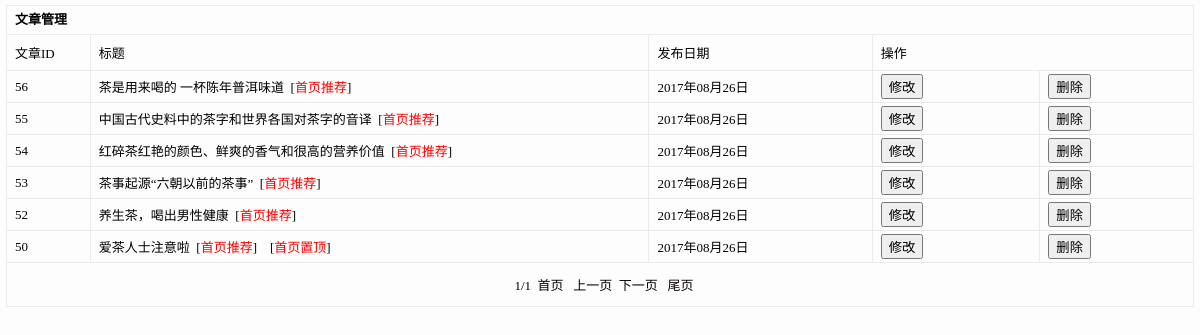
Page /admin/article_list.php (signed in) on the committed database.
### tables this page shows
CREATE TABLE `article` (
  `id` int(11) NOT NULL auto_increment COMMENT '文章id',
  `title` varchar(50) default NULL COMMENT '文章标题',
  `comefrom` varchar(20) default NULL COMMENT '来源',
  `pubdate` varchar(20) default NULL COMMENT '发布日期',
  `keywords` text COMMENT '关键字',
  `description` text COMMENT '描述',
  `content` text COMMENT '内容',
  `posid` varchar(20) default NULL COMMENT '推荐位',
  PRIMARY KEY  (`id`)
);

### admin/article_list.php (the view, shortened to what this page needs)
<?php
$total_num=mysql_num_rows(mysql_query("select * from article"));
$pagesize=10;
$page_num=ceil($total_num/$pagesize);
$page=$_GET['page'];
if($page<1 || $page==''){
	$page=1;
	}
$offset=$pagesize*($page-1);
$prepage=($page<>1)?$page-1:$page;
$nextpage=($page<>$page_num)?$page+1:$page;
$result=mysql_query("select * from article order by id desc limit $offset,$pagesize");
?>
<!DOCTYPE html PUBLIC "-//W3C//DTD XHTML 1.0 Transitional//EN" "http://www.w3.org/TR/xhtml1/DTD/xhtml1-transitional.dtd">
<html xmlns="http://www.w3.org/1999/xhtml">
<head>
<link href="css/table.css" rel="stylesheet" type="text/css" />
</head>
<body>
  <table width="100%" border="1" cellspacing="0" cellpadding="0">
    <tr>
      <td class="tt" colspan="5">文章管理</td>
    </tr>
    <tr>
      <td width="6%" height="35">文章ID</td>
      <td width="40%">标题</td>
      <td width="16%">发布日期</td>
      <td colspan="2">操作</td>
    </tr>
<?php
	if($total_num>0){
   while($row=mysql_fetch_array($result)){
?>
    <tr>
      <td height="31"><?php echo $row['id']?></td>
      <td><?php echo $row['title']?><?php if(strpos($row['posid'],'setindex')!==false){echo "&nbsp;&nbsp;[<span style='color:red;'>首页推荐</span>]&nbsp;&nbsp;";}if(strpos($row['posid'],'settop')!==false){echo "&nbsp;&nbsp;[<span style='color:red;'>首页置顶</span>]";}?></td>
      <td><?php echo $row['pubdate']?></td>
      <td width="12%"><input type="submit" name="button" id="button" value="修改" onclick="window.location.href='article_modify.php?id=<?php echo $row['id']?>'" /></td>
      <td width="11%"><input type="submit" name="button2" id="button2" value="删除" onclick="window.location.href='article_delete.php?id=<?php echo $row['id']?>'" /></td>
    </tr>
<?php
}
}else{
	  echo "<tr><td colspan='5' height='31' style='color:red;font-size:13px'>暂无记录</td></tr>";
	  }
?>
    <tr>
      <td height="43" colspan="6" align="center">
      <?=$page?>/<?=$page_num?>&nbsp;&nbsp;<a href="?page=1">首页</a>&nbsp;&nbsp;	<a href="?page=<?=$prepage?>">上一页</a>&nbsp;&nbsp;<a href="?page=<?=$nextpage?>">下一页</a>&nbsp;&nbsp;<a href="?page=<?=$page_num?>"> 尾页</a>
      </td>
    </tr>
  </table>
</body>
</html>

### admin/css/table.css (style rules this page uses)
body { background-color: #FDFDFD;margin:0;padding:0; }
a { text-decoration:none;color:#090000; }
table { border:1px solid #EBEBEB; border-collapse:collapse;font-size:13px;width:99%;margin-left:auto;margin-right:auto;margin-top:5px; }
td { padding-left:8px; }
.tt { font-size:13px;text-align:left;font-weight:bold;background:url(../images/table_tt_bg.gif) left center repeat-x;border-top:none;height:28px;line-height:28px; }

### rows in the picture
article: id "56", title "茶是用来喝的 一杯陈年普洱味道", posid "首页推荐", pubdate "2017年08月26日"
article: id "55", title "中国古代史料中的茶字和世界各国对茶字的音译", posid "首页推荐", pubdate "2017年08月26日"
article: id "54", title "红碎茶红艳的颜色、鲜爽的香气和很高的营养价值", posid "首页推荐", pubdate "2017年08月26日"
article: id "53", title "茶事起源“六朝以前的茶事”", posid "首页推荐", pubdate "2017年08月26日"
article: id "52", title "养生茶，喝出男性健康", posid "首页推荐", pubdate "2017年08月26日"
article: id "50", title "爱茶人士注意啦", posid "首页推荐", pubdate "2017年08月26日"

### other values in the picture
$page "1"
$page_num "1"
